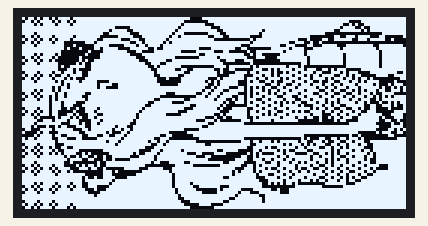
The sketch below on a simulated Arduino Uno, built with avr-gcc and run on an emulated ATmega328P. Parts: 128×64 one-colour display.

Above: at 0.2 s.

The sketch:

output_file_name.ino
```cpp
#include <Adafruit_SSD1306.h>
#include <Adafruit_GFX.h>
#include <Adafruit_BusIO_Register.h>
Adafruit_SSD1306 oled(128,64,&Wire,-1);
int x=0,y=0;
void setup(){
oled.begin(SSD1306_SWITCHCAPVCC,0x3C);
oled.clearDisplay();
oled.display();
GZ();GT();EX();JV();JV();JV();JV();AP();JV();JV();JV();JV();JV();JV();JV();JV();ED();IG();HJ();JV();JV();JV();JS();AD();JV();JV();JV();JV();JV();JO();EX();JV();JL();JF();EX();JV();JV();JV();JR();JO();JV();JV();JV();JV();JV();IV();CL();JV();JV();JV();JV();JU();AP();JV();JN();JU();CL();JV();JV();JV();JV();IO();DB();JV();JV();JV();JV();JR();IX();JV();JF();JV();GD();JV();EX();JV();JV();CL();GT();JV();JN();JV();JV();IX();JH();JV();IM();AD();HZ();JU();JV();JV();JO();e();e();JV();ED();IP();HJ();HK();JO();JV();HB();JS();IX();JG();JV();JV();e();HY();JH();EZ();GZ();GT();EX();GD();FM();EX();EX();JV();e();AL();JV();JH();AM();JS();JF();FO();ED();IM();AH();EX();JJ();EW();HJ();JV();JV();JN();JV();GA();FO();e();e();e();JN();JS();CM();JO();CJ();HH();JV();JV();JV();FN();JS();IR();FN();FN();JP();JU();JV();JT();AQ();IP();AP();HT();JV();IR();JU();DS();BF();HG();EX();IP();JT();JV();JV();JO();AC();BF();IT();AP();JO();CL();AY();AT();JU();JT();JV();JV();JU();JV();JL();IY();AE();CL();JG();JV();JV();IX();JV();HV();AD();JT();JV();JF();JU();JV();ED();IA();AQ();CL();JS();EX();IQ();BF();HJ();IT();FF();JU();JV();JF();JU();JV();GZ();GE();AU();JV();JU();CL();CL();JV();HY();CE();AD();JU();JV();JF();JU();JV();ET();JG();BP();JV();JV();GA();JV();JV();IQ();AI();e();AG();JV();JF();JU();JV();JV();JK();JP();JV();JV();HV();JO();e();JN();JL();JV();EM();e();AP();JU();JV();JV();JH();GF();JV();JV();IX();IW();EX();BM();AH();BR();IN();HX();EI();EX();JV();ET();IL();GX();JV();JV();JN();JS();JV();GF();JD();IZ();EP();GV();IH();AP();JP();GZ();GK();JJ();JV();JV();JJ();JJ();JV();FF();HR();ED();IN();EH();CB();FB();HZ();ED();IN();CT();JV();JV();JO();FF();JS();DR();IN();HH();EP();ES();JD();EA();AD();JN();JB();JF();FF();JV();JO();AH();JQ();HJ();AW();EB();IN();FR();CH();DQ();AI();JV();JQ();JV();HG();JV();JS();AP();JS();HJ();BF();FZ();CD();EO();IO();JQ();BU();JV();IG();JV();GU();JV();JV();JV();JP();EQ();IF();DY();JF();IL();EP();EW();FT();JL();IH();JV();JV();JV();JV();JV();JM();IX();IH();DN();HH();IW();HX();DP();GB();ED();JD();JP();JV();JV();JV();BF();HX();IP();AV();IG();JN();FZ();BZ();EM();JG();GZ();GR();JJ();JV();JV();JS();e();CH();HG();IH();ER();HX();JE();JD();IK();GT();ET();GT();JR();JV();JV();JJ();JS();JV();EK();IM();IO();IX();ET();HF();EK();JV();JV();HF();HR();JV();JV();HZ();HN();JV();IZ();IH();EN();DL();IK();HI();IB();BR();JV();HF();FN();JV();JV();GD();JV();CL();IA();BD();IN();JK();EO();HZ();HW();IZ();ET();HD();BN();HJ();JV();EX();JS();EX();GH();IX();EP();EX();DN();BZ();CY();BH();GZ();GU();CT();EX();JU();JV();JH();JV();HR();JD();IJ();IE();JM();IN();GA();AP();ED();GV();GH();GD();JT();JV();AH();JV();BV();JF();DJ();EX();EJ();HB();EX();BE();JK();AX();DF();EX();JT();JV();JV();JO();FR();IV();JT();JD();FQ();IM();JU();FM();JP();IO();IR();IP();JR();JV();JV();HR();CM();EP();JF();JG();AQ();GU();JU();DW();JN();JO();IZ();HJ();JJ();JV();JV();JS();JV();HK();e();e();e();AH();JS();AS();IY();FU();CF();JU();IX();JV();JV();JJ();JV();JV();JV();JV();JV();JV();JU();BE();DV();IP();FL();JT();HB();JV();JS();BF();JV();JV();JV();JV();JV();JV();JS();CB();FD();FN();IX();JK();EH();JV();EZ();JV();JV();JV();JV();JV();JV();JV();AC();IW();AL();IJ();JJ();FX();IP();JS();HK();EX();JV();JV();JV();JS();e();AE();EY();BW();HB();HY();BW();EX();HJ();JJ();EY();BF();JV();HK();e();AF();AZ();HB();CM();AH();JV();JF();JV();JN();EX();IL();EX();HK();e();EO();JB();JM();EM();HX();HZ();JV();ET();IT();JV();JU();JV();IW();JV();JP();JV();JJ();JU();HE();HD();HB();DZ();JV();GZ();GK();EX();JV();JV();FN();JV();JV();JV();IX();GL();JD();IW();IH();HR();JV();ED();ID();IQ();BF();JU();BD();JR();JV();GD();AG();JQ();GC();EW();HH();HB();JV();GZ();GP();HU();AH();JQ();ET();JU();BW();JG();AV();AO();IR();FY();HB();JB();JV();ET();JT();BS();FR();JH();JN();JV();HQ();e();DX();JR();EX();EG();HX();IL();JV();JV();JU();JJ();AS();AP();JN();JV();JS();AB();IX();EG();IP();ES();HB();ID();JV();JN();JS();EY();DB();JV();JC();EU();JV();IX();HN();FZ();GZ();IK();JN();EL();JV();ED();IM();BR();DB();JV();EY();BF();EY();CL();FY();JR();JF();DY();IN();IO();CL();GZ();GT();BD();FO();CK();CK();CL();JV();JU();CH();GK();IZ();FZ();HB();EM();CL();ED();IG();EY();BD();e();JV();HJ();JV();JT();ES();JR();HA();JM();IJ();IL();JV();JN();JF();JO();BC();AD();JV();IP();JV();JT();JT();HY();IP();HF();HB();DZ();JV();JV();JV();JK();GC();BF();JV();IP();JV();IX();JS();ET();HH();IW();IF();GD();JV();JV();JV();JN();JT();JV();JV();IP();JV();JV();JU();CK();JN();DN();HA();EX();JV();JL();JF();EL();JR();JV();JV();IP();EX();JV();JV();BQ();IA();AH();JH();JV();JV();ED();IG();GX();FF();JV();JV();IP();GD();HR();JV();e();BF();JG();BF();JV();JV();GZ();GT();EQ();FN();JV();JV();JF();HK();DR();FF();IU();EX();JV();JV();JV();JV();ET();IP();JS();CL();JV();JV();JF();JG();EX();EJ();JS();EX();JV();JV();JV();JV();JV();JV();JV();EX();JV();JV();JN();JV();JU();JU();EX();JV();JV();JV();JV();JV();JV();JV();JV();JV();JV();JV();JJ();JV();JP();JV();EX();JV();JV();JV();JV();JV();ET();IP();JV();JV();JV();JV();JO();JV();IX();JV();EX();JV();JV();JV();JV();JV();GZ();GT();EX();JV();JV();JV();JS();BE();BF();JV();JV();JV();JV();JV();JV();JV();ED();IO();HJ();JV();JV();JV();JV();e();JV();JV();JV();JV();JV();JV();JV();JV();
oled.display();
}
void loop(){}
```

utils.ino
```cpp
void w(int x){oled.writePixel(x,y,1);}
void e(){if(x==120){y+=1;x=0;}else{x+=8;}}

void AB(){w(x+7);e();}
void AC(){w(x+6);e();}
void AD(){w(x+6);AB();}
void AE(){w(x+5);e();}
void AF(){w(x+5);AB();}
void AG(){w(x+5);AC();}
void AH(){w(x+5);AD();}
void AI(){w(x+4);e();}
void AJ(){w(x+4);AB();}
void AK(){w(x+4);AC();}
void AL(){w(x+4);AD();}
void AM(){w(x+4);AE();}
void AN(){w(x+4);AF();}
void AO(){w(x+4);AG();}
void AP(){w(x+4);AH();}
void AQ(){w(x+3);e();}
void AR(){w(x+3);AB();}
void AS(){w(x+3);AC();}
void AT(){w(x+3);AD();}
void AU(){w(x+3);AE();}
void AV(){w(x+3);AF();}
void AW(){w(x+3);AG();}
void AX(){w(x+3);AH();}
void AY(){w(x+3);AI();}
void AZ(){w(x+3);AJ();}
void BA(){w(x+3);AK();}
void BB(){w(x+3);AL();}
void BC(){w(x+3);AM();}
void BD(){w(x+3);AN();}
void BE(){w(x+3);AO();}
void BF(){w(x+3);AP();}
void BG(){w(x+2);e();}
void BH(){w(x+2);AB();}
void BI(){w(x+2);AC();}
void BJ(){w(x+2);AD();}
void BK(){w(x+2);AE();}
void BL(){w(x+2);AF();}
void BM(){w(x+2);AG();}
void BN(){w(x+2);AH();}
void BO(){w(x+2);AI();}
void BP(){w(x+2);AJ();}
void BQ(){w(x+2);AK();}
void BR(){w(x+2);AL();}
void BS(){w(x+2);AM();}
void BT(){w(x+2);AN();}
void BU(){w(x+2);AO();}
void BV(){w(x+2);AP();}
void BW(){w(x+2);AQ();}
void BX(){w(x+2);AR();}
void BY(){w(x+2);AS();}
void BZ(){w(x+2);AT();}
void CA(){w(x+2);AU();}
void CB(){w(x+2);AV();}
void CC(){w(x+2);AW();}
void CD(){w(x+2);AX();}
void CE(){w(x+2);AY();}
void CF(){w(x+2);AZ();}
void CG(){w(x+2);BA();}
void CH(){w(x+2);BB();}
void CI(){w(x+2);BC();}
void CJ(){w(x+2);BD();}
void CK(){w(x+2);BE();}
void CL(){w(x+2);BF();}
void CM(){w(x+1);e();}
void CN(){w(x+1);AB();}
void CO(){w(x+1);AC();}
void CP(){w(x+1);AD();}
void CQ(){w(x+1);AE();}
void CR(){w(x+1);AF();}
void CS(){w(x+1);AG();}
void CT(){w(x+1);AH();}
void CU(){w(x+1);AI();}
void CV(){w(x+1);AJ();}
void CW(){w(x+1);AK();}
void CX(){w(x+1);AL();}
void CY(){w(x+1);AM();}
void CZ(){w(x+1);AN();}
void DA(){w(x+1);AO();}
void DB(){w(x+1);AP();}
void DC(){w(x+1);AQ();}
void DD(){w(x+1);AR();}
void DE(){w(x+1);AS();}
void DF(){w(x+1);AT();}
void DG(){w(x+1);AU();}
void DH(){w(x+1);AV();}
void DI(){w(x+1);AW();}
void DJ(){w(x+1);AX();}
void DK(){w(x+1);AY();}
void DL(){w(x+1);AZ();}
void DM(){w(x+1);BA();}
void DN(){w(x+1);BB();}
void DO(){w(x+1);BC();}
void DP(){w(x+1);BD();}
void DQ(){w(x+1);BE();}
void DR(){w(x+1);BF();}
void DS(){w(x+1);BG();}
void DT(){w(x+1);BH();}
void DU(){w(x+1);BI();}
void DV(){w(x+1);BJ();}
void DW(){w(x+1);BK();}
void DX(){w(x+1);BL();}
void DY(){w(x+1);BM();}
void DZ(){w(x+1);BN();}
void EA(){w(x+1);BO();}
void EB(){w(x+1);BP();}
void EC(){w(x+1);BQ();}
void ED(){w(x+1);BR();}
void EE(){w(x+1);BS();}
void EF(){w(x+1);BT();}
void EG(){w(x+1);BU();}
void EH(){w(x+1);BV();}
void EI(){w(x+1);BW();}
void EJ(){w(x+1);BX();}
void EK(){w(x+1);BY();}
void EL(){w(x+1);BZ();}
void EM(){w(x+1);CA();}
void EN(){w(x+1);CB();}
void EO(){w(x+1);CC();}
void EP(){w(x+1);CD();}
void EQ(){w(x+1);CE();}
void ER(){w(x+1);CF();}
void ES(){w(x+1);CG();}
void ET(){w(x+1);CH();}
void EU(){w(x+1);CI();}
void EV(){w(x+1);CJ();}
void EW(){w(x+1);CK();}
void EX(){w(x+1);CL();}
void EY(){w(x);e();}
void EZ(){w(x);AB();}
void FA(){w(x);AC();}
void FB(){w(x);AD();}
void FC(){w(x);AE();}
void FD(){w(x);AF();}
void FE(){w(x);AG();}
void FF(){w(x);AH();}
void FG(){w(x);AI();}
void FH(){w(x);AJ();}
void FI(){w(x);AK();}
void FJ(){w(x);AL();}
void FK(){w(x);AM();}
void FL(){w(x);AN();}
void FM(){w(x);AO();}
void FN(){w(x);AP();}
void FO(){w(x);AQ();}
void FP(){w(x);AR();}
void FQ(){w(x);AS();}
void FR(){w(x);AT();}
void FS(){w(x);AU();}
void FT(){w(x);AV();}
void FU(){w(x);AW();}
void FV(){w(x);AX();}
void FW(){w(x);AY();}
void FX(){w(x);AZ();}
void FY(){w(x);BA();}
void FZ(){w(x);BB();}
void GA(){w(x);BC();}
void GB(){w(x);BD();}
void GC(){w(x);BE();}
void GD(){w(x);BF();}
void GE(){w(x);BG();}
void GF(){w(x);BH();}
void GG(){w(x);BI();}
void GH(){w(x);BJ();}
void GI(){w(x);BK();}
void GJ(){w(x);BL();}
void GK(){w(x);BM();}
void GL(){w(x);BN();}
void GM(){w(x);BO();}
void GN(){w(x);BP();}
void GO(){w(x);BQ();}
void GP(){w(x);BR();}
void GQ(){w(x);BS();}
void GR(){w(x);BT();}
void GS(){w(x);BU();}
void GT(){w(x);BV();}
void GU(){w(x);BW();}
void GV(){w(x);BX();}
void GW(){w(x);BY();}
void GX(){w(x);BZ();}
void GY(){w(x);CA();}
void GZ(){w(x);CB();}
void HA(){w(x);CC();}
void HB(){w(x);CD();}
void HC(){w(x);CE();}
void HD(){w(x);CF();}
void HE(){w(x);CG();}
void HF(){w(x);CH();}
void HG(){w(x);CI();}
void HH(){w(x);CJ();}
void HI(){w(x);CK();}
void HJ(){w(x);CL();}
void HK(){w(x);CM();}
void HL(){w(x);CN();}
void HM(){w(x);CO();}
void HN(){w(x);CP();}
void HO(){w(x);CQ();}
void HP(){w(x);CR();}
void HQ(){w(x);CS();}
void HR(){w(x);CT();}
void HS(){w(x);CU();}
void HT(){w(x);CV();}
void HU(){w(x);CW();}
void HV(){w(x);CX();}
void HW(){w(x);CY();}
void HX(){w(x);CZ();}
void HY(){w(x);DA();}
void HZ(){w(x);DB();}
void IA(){w(x);DC();}
void IB(){w(x);DD();}
void IC(){w(x);DE();}
void ID(){w(x);DF();}
void IE(){w(x);DG();}
void IF(){w(x);DH();}
void IG(){w(x);DI();}
void IH(){w(x);DJ();}
void II(){w(x);DK();}
void IJ(){w(x);DL();}
void IK(){w(x);DM();}
void IL(){w(x);DN();}
void IM(){w(x);DO();}
void IN(){w(x);DP();}
void IO(){w(x);DQ();}
void IP(){w(x);DR();}
void IQ(){w(x);DS();}
void IR(){w(x);DT();}
void IS(){w(x);DU();}
void IT(){w(x);DV();}
void IU(){w(x);DW();}
void IV(){w(x);DX();}
void IW(){w(x);DY();}
void IX(){w(x);DZ();}
void IY(){w(x);EA();}
void IZ(){w(x);EB();}
void JA(){w(x);EC();}
void JB(){w(x);ED();}
void JC(){w(x);EE();}
void JD(){w(x);EF();}
void JE(){w(x);EG();}
void JF(){w(x);EH();}
void JG(){w(x);EI();}
void JH(){w(x);EJ();}
void JI(){w(x);EK();}
void JJ(){w(x);EL();}
void JK(){w(x);EM();}
void JL(){w(x);EN();}
void JM(){w(x);EO();}
void JN(){w(x);EP();}
void JO(){w(x);EQ();}
void JP(){w(x);ER();}
void JQ(){w(x);ES();}
void JR(){w(x);ET();}
void JS(){w(x);EU();}
void JT(){w(x);EV();}
void JU(){w(x);EW();}
void JV(){w(x);EX();}
```
